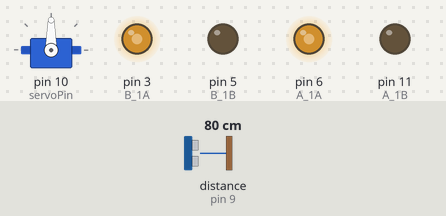
A sketch run on a simulated Arduino Uno, built with avr-gcc and run on an emulated ATmega328P. On the bench: servo, output pins drawn as LEDs (lit = HIGH). Wiring (inferred from the names in the program): ultrasonic range finder: trigger pin 8; echo pin 9. The inputs (shaded band) are chosen by the test bench; at power-on: distance to the obstacle (sensor on pin 9) 80 cm. The echo pulse lasts 58.3 µs per cm; pins used as bus, display or sensor lines are not drawn.

Above: at 2.2 s.
2.3 s: distance to the obstacle (sensor on pin 9) set to 28 cm
3.8 s: distance to the obstacle (sensor on pin 9) set to 23 cm
At 5.1 s:
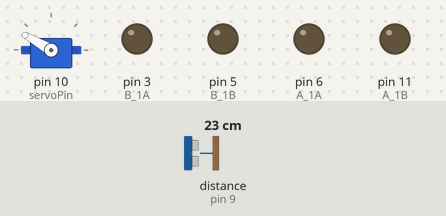
At 7.1 s:
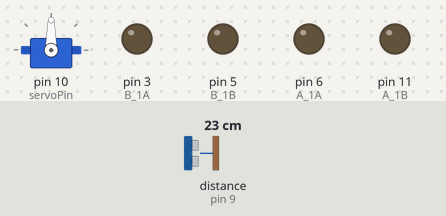
9.6 s: distance to the obstacle (sensor on pin 9) set to 20 cm
At 14.8 s:
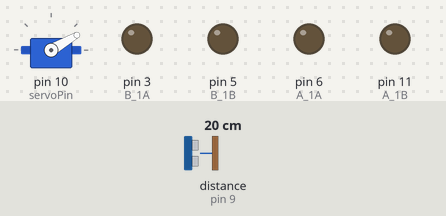
Timing chart, 0 to 18.6 s (numbered marks = the images above; inputs shaded):
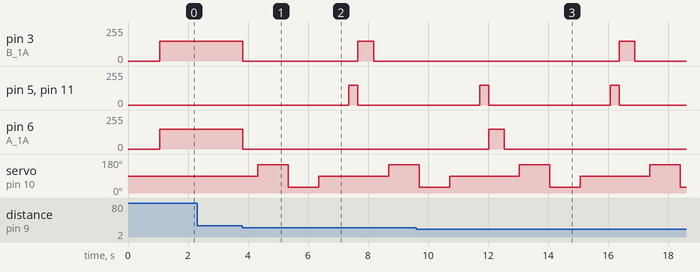

The sketch:

RC_Car_________1________.ino
```cpp
#include <Servo.h>
/* L9110s 모터드라이버
   오른쪽모터
   L9110s A_1A D6
   L9110s A_1B D11
   왼쪽모터
   L9110s B_1A D3
   L9110s B_1B D5
*/
int A_1A = 6;
int A_1B = 11;
int B_1A = 3;
int B_1B = 5;
/*
   초음파센서
   초음파센서 TRIG - D8
   초음파센서 ECHO - D9
*/
int trigPin = 8;
int echoPin = 9;
/*
   서보모터
   서보모터 OUT - D10
*/
int servoPin = 10;

Servo servo;

//모터의 좌우 속도가 다를 경우,
//아래의 변수를 조정하여 해결할 수 있습니다.

int motorASpeed = 150; // 모터A 속도 (0~255)
int motorBSpeed = 150; // 모터B 속도 (0~255)

void setup() {
  // 문제발생시 테스트를 위해 시리얼모니터를 시작합니다.
  Serial.begin(9600);
  //핀을 초기화합니다.
  //L9110S 모터드라이버의 핀들을 출력으로 변경합니다.
  pinMode(A_1A, OUTPUT);
  pinMode(A_1B, OUTPUT);
  pinMode(B_1A, OUTPUT);
  pinMode(B_1B, OUTPUT);
  digitalWrite(A_1A, LOW);
  digitalWrite(A_1B, LOW);
  digitalWrite(B_1A, LOW);
  digitalWrite(B_1B, LOW);

  //초음파센서를 초기화합니다. Trig
  pinMode(trigPin, OUTPUT);
  pinMode(echoPin, INPUT);

  //서보모터를 연결합니다.
  servo.attach(servoPin);

  //초기에 서보를 정면을 봅니다
  servo.write(90);
  delay(1000);
}

void loop() {
  int cm = getStableDistanceCM();
  long leftDistance = 0;
  long rightDistance = 0;

  //25cm이내에 벽이 있다면 아래의 코드를 실행합니다.
  if (cm < 25) {
    //0.5초간 정지합니다.
    stop();
    delay(500);
    //왼쪽 거리를 변수에 저장합니다.
    servo.write(150);
    delay(500);
    leftDistance = getStableDistanceCM();
    delay(500);
    //오른쪽 거리를 변수에 저장합니다.
    servo.write(30);
    delay(500);
    rightDistance = getStableDistanceCM();
    delay(500);
    //      서보모터를 중앙으로 움직입니다.
    servo.write(90);
    delay(1000);
    //       0.3초간 후진합니다.
    back();
    delay(300);
    /*
      왼쪽이 오른쪽보다 크다면 0.5초간 좌회전하며,
      아니라면(작다면)  0.5초간 우회전합니다.
    */
    if (leftDistance > rightDistance) left();
    else right();

    delay(500);
    //   25cm이내에 벽이 없다면 전진합니다.
  }
  else {
    forward();
  }
}

/**
   전방 거리측정(CM)
   초음파센서를 이용해서 벽까지의 거리(mm)를 구합니다.
*/
float getDistanceCM() {
  digitalWrite(echoPin, LOW);
  digitalWrite(trigPin, LOW);
  delayMicroseconds(2);
  digitalWrite(trigPin, HIGH);
  delayMicroseconds(10);
  digitalWrite(trigPin, LOW);

  //    거리값을 저장합니다.
  float distance = pulseIn(echoPin, HIGH)  / 29.0 / 2.0;

  return distance;
}
/**
   전방 신뢰할 수 있는 거리측정(CM)
   초음파센서를 여러번 나누어 신뢰할 수 있는 거리값을 구합니다.
   주의: 초음파센서 등 많은 측정 센서들의 경우, 중간에 값의 오차가 발생하는 경우로 인해 오동작을 유발하므로, 여러번 측정 후 평균값을 구하는 방식으로 개선하여 사용합니다.
   만약 다음과 같이 해도 허공에서 물체를 감지하는 등의 문제가 발생한다면 10이 아닌 다른 수로 변경하시어 테스트하셔도 됩니다.
*/
float getStableDistanceCM() {
  int CmSum = 0;

  for (int i = 0; i < 10; i++) {
    CmSum += getDistanceCM();
  }

  return CmSum / 10;
}

/**
   RC카 전진
   왼쪽,오른쪽 모터를 정회전하여 전진합니다.
*/
void forward() {
  //모터A 정회전
  analogWrite(A_1A, motorASpeed);
  analogWrite(A_1B, 0);
  //모터B 정회전
  analogWrite(B_1A, motorBSpeed);
  analogWrite(B_1B, 0);
}

/**
   RC카 후진
   왼쪽,오른쪽 모터를 역회전하여 후진합니다.
*/

void back() {
  //모터A 역회전
  analogWrite(A_1A, 0);
  analogWrite(A_1B, motorASpeed);
  //모터B 역회전
  analogWrite(B_1A, 0);
  analogWrite(B_1B, motorBSpeed);
}

/**
   RC카 좌회전
   오른쪽 모터를 정회전, 왼쪽모터를 정지하여 좌회전합니다.
*/
void left() {
  //모터A 역회전
  analogWrite(A_1A, motorASpeed);
  analogWrite(A_1B, 0);
  //모터B 정회전
  analogWrite(B_1A, 0);
  analogWrite(B_1B, 0);
}

/**
   RC카 우회전
   오른쪽 모터를 정지, 왼쪽 모터를 정회전하여 우회전합니다.
*/

void right() {
  //모터A 정회전
  analogWrite(A_1A, 0);
  analogWrite(A_1B, 0);
  //모터B 역회전
  analogWrite(B_1A, motorBSpeed);
  analogWrite(B_1B, 0);
}

/**
   RC카 정지
   오른쪽,왼쪽모터를 모두 정지합니다.
*/
void stop() {
  //모터A 정지
  analogWrite(A_1A, 0);
  analogWrite(A_1B, 0);
  //모터B 정지
  analogWrite(B_1A, 0);
  analogWrite(B_1B, 0);
}
```

Measured:
- the behaviour switches between 26 and 25 cm on distance to the obstacle (sensor on pin 9) (found by bisection; images 0 and 1)
- the behaviour switches between 23 and 22 cm on distance to the obstacle (sensor on pin 9) (found by bisection; images 2 and 3)
- after the input at 2.3 s, every drawn part: stays the same
- after the input at 3.8 s, pin 3 (B_1A): 150/255 → 0/255 at once, → 150/255 3.8 s later, → 0/255 0.52 s later; pin 5 (B_1B), pin 11 (A_1B): 0/255 → 150/255 after 3.6 s, → 0/255 0.30 s later; pin 6 (A_1A): 150/255 → 0/255 at once; servo on pin 10 (servoPin): 90° → 150° after 0.53 s, → 30° 1.0 s later, → 90° 1.0 s later, → 150° 2.3 s later
- after the input at 9.6 s, pin 6 (A_1A): 0/255 → 150/255 after 2.4 s, → 0/255 0.52 s later
